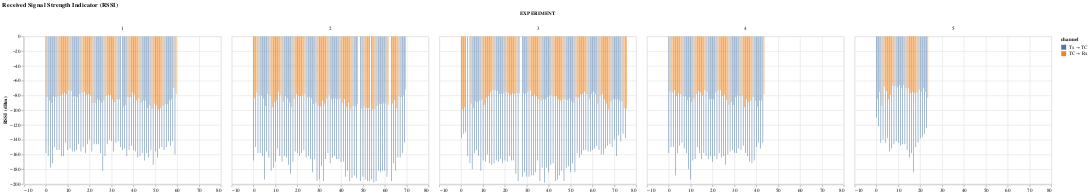

The notebook cell saved with this chart:
### Code cell
alt.Chart(Metrics_df, title="Received Signal Strength Indicator (RSSI)").mark_bar(
    width=1
).transform_calculate(
    channel="datum.FROM + ' ⇾ ' + datum.TO"
).encode(
    x=alt.X('index', title=None),
    y=alt.Y("RSSI", title = "RSSI (dBm)"),
    color=alt.Color('channel:N', sort="descending"),
    column="EXPERIMENT:N"
)

### Figure 1 — Vega-Lite specification as saved in the notebook (floating-point values rounded to 4 significant figures; data arrays with more than 128 entries replaced by an {"elided": "..."} marker saying what was removed)
{"config": {"view": {"continuousWidth": 400, "continuousHeight": 300}}, "data": {"name": "data-e31a1f1d07f7e173572a7778f730ce06"}, "mark": {"type": "bar", "width": 1}, "encoding": {"color": {"field": "channel", "sort": "descending", "type": "nominal"}, "column": {"field": "EXPERIMENT", "type": "nominal"}, "x": {"field": "index", "title": null, "type": "quantitative"}, "y": {"field": "RSSI", "title": "RSSI (dBm)", "type": "quantitative"}}, "title": "Received Signal Strength Indicator (RSSI)", "transform": [{"calculate": "datum.FROM + ' ⇾ ' + datum.TO", "as": "channel"}], "$schema": "https://vega.github.io/schema/vega-lite/v4.17.0.json", "datasets": {"data-e31a1f1d07f7e173572a7778f730ce06": {"elided": "809 records"}}}
